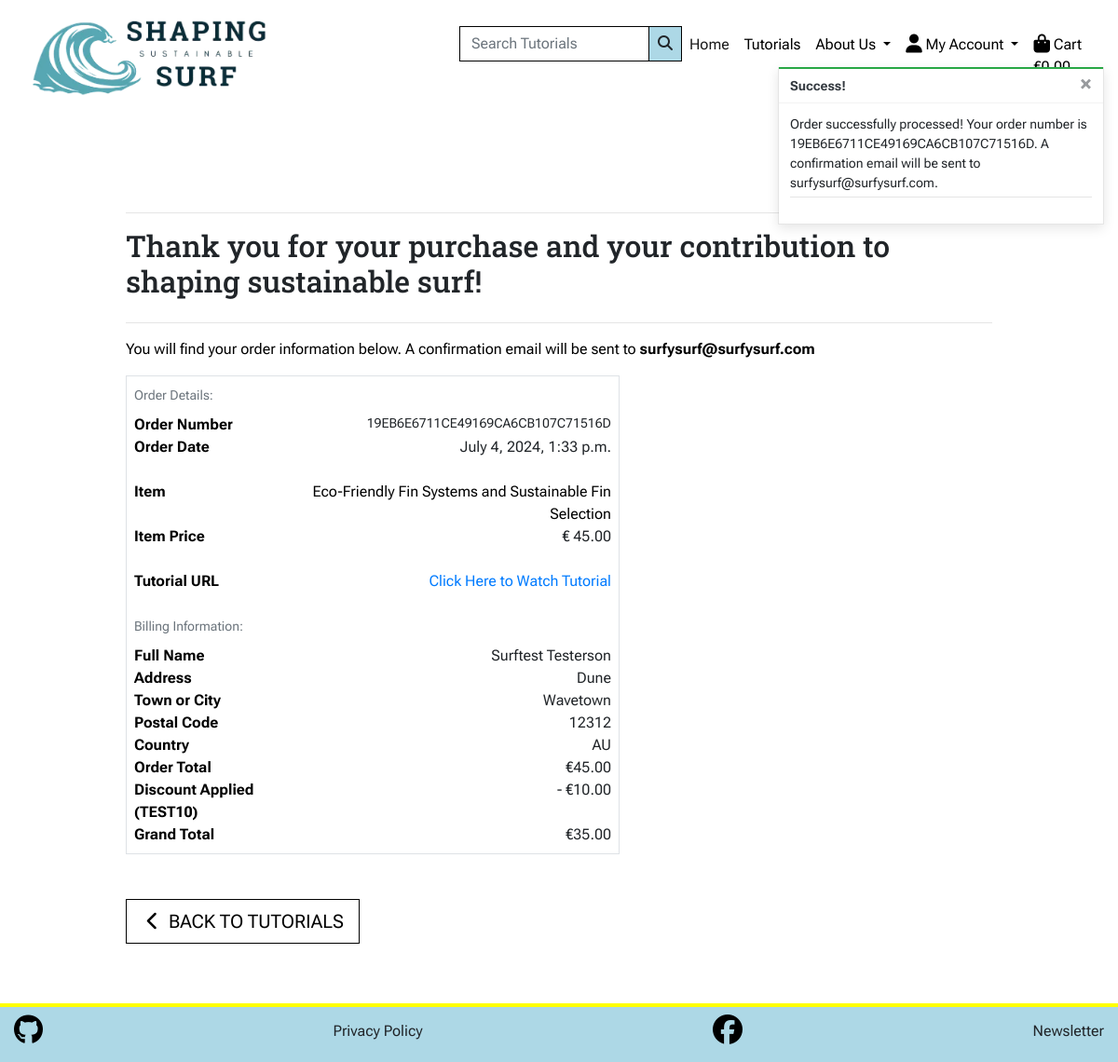
The app's page /checkout/checkout_success/19EB6E6711CE49169CA6CB107C71516D with its own data.
### checkout/models.py (models this page shows, shortened)
class Order(models.Model):
    order_number = models.CharField(max_length=32, null=False, editable=False)
    date = models.DateTimeField(auto_now_add=True)
    order_total = models.DecimalField(
        max_digits=10, decimal_places=2, null=False, default=0
    )
    discount_code = models.ForeignKey(
        DiscountCode, on_delete=models.SET_NULL, null=True, blank=True
    )
    grand_total = models.DecimalField(
        max_digits=10, decimal_places=2, null=False, default=0
    )
    original_cart = models.TextField(null=False, blank=False, default="")
    stripe_pid = models.CharField(max_length=254, null=False, blank=False, default="")
    full_name = models.CharField(max_length=50, null=False, blank=False)
    email = models.EmailField(max_length=254, null=False, blank=False)
    phone_number = models.CharField(max_length=20, null=True, blank=True)
    street_address1 = models.CharField(max_length=80, null=False, blank=False)
    street_address2 = models.CharField(max_length=80, null=True, blank=True)
    postcode = models.CharField(max_length=20, null=True, blank=True)
    town_or_city = models.CharField(max_length=40, null=False, blank=False)
    county = models.CharField(max_length=80, null=True, blank=True)
    country = CountryField(blank_label="Country *", null=False, blank=False)

class OrderItem(models.Model):
    order = models.ForeignKey(Order, related_name="items", on_delete=models.CASCADE)
    product = models.ForeignKey(Product, on_delete=models.SET_NULL, null=True)
    product_name = models.CharField(max_length=255)
    product_price = models.DecimalField(max_digits=6, decimal_places=2)

### products/models.py (models this page shows, shortened)
class Product(models.Model):
    STATUS = [
        ("Draft", "Draft"),
        ("Publish", "Publish"),
    ]
    name = models.CharField(max_length=254)
    category = models.ForeignKey(
        Category, on_delete=models.SET_NULL, null=True, blank=False
    )
    subcategory = models.ForeignKey(
        Subcategory, on_delete=models.SET_NULL, null=True, blank=False
    )
    price = models.DecimalField(max_digits=6, null=True, blank=False, decimal_places=2)
    description = RichTextField(max_length=3000, null=True, blank=False)
    image = ResizedImageField(
        size=[400, None],
        upload_to="sss_products/",
        null=True,
        blank=True,
        quality=75,
        force_format="webp",
    )
    video_url = models.URLField(max_length=254, null=True, blank=True)
    rating = models.DecimalField(max_digits=6, decimal_places=2, null=True, blank=True)
    status = models.CharField(max_length=20, choices=STATUS, default="Draft")

### cart/models.py (models this page shows, shortened)
class DiscountCode(models.Model):
    class Meta:
        verbose_name = "Discount Codes"
        verbose_name_plural = "Discount Codes"
    ACTIVE_CHOICES = [
        ("Yes", "Yes"),
        ("No", "No"),
    ]
    code = models.CharField(max_length=20)
    amount = models.DecimalField(max_digits=5, decimal_places=2)
    active = models.CharField(max_length=3, choices=ACTIVE_CHOICES, default="Yes")

### checkout/views.py (the view)
def checkout_success(request, order_number):
    save_info = request.session.get("save_info")
    order = get_object_or_404(
        Order.objects.select_related("discount_code").prefetch_related(
            Prefetch(
                "items", queryset=OrderItem.objects.select_related("product")
            )
        ),
        order_number=order_number,
    )
    success_message = (
        f"Order successfully processed! "
        f"Your order number is {order_number}. A confirmation "
        f"email will be sent to {order.email}."
    )
    messages.success(request, success_message)
    if "cart" in request.session:
        del request.session["cart"]
    if "discount_code" in request.session:
        del request.session["discount_code"]
    template = "checkout/checkout_success.html"
    context = {
        "order": order,
    }
    return render(request, template, context)

### cart/contexts.py (called while the page is built, shortened)
def cart_contents(request):
    cart_items = []
    total = 0
    product_count = 0
    cart = request.session.get("cart", {})
    discount_code = request.session.get("discount_code")
    discount = None
    discount_amount = 0
    grand_total = total
    context = {
        "cart_items": cart_items,
        "total": total,
        "product_count": product_count,
        "discount": discount,
        "discount_amount": discount_amount,
        "grand_total": grand_total,
    }
    return context

### checkout/templates/checkout/checkout_success.html (shortened to what this page needs)
{% extends "base.html" %}
{% load static %}
{% block extra_css %}
<link rel="stylesheet" href="{% static 'checkout/css/checkout.css' %}">
{% endblock %}
{% block page_header %}
<div class="container header-container">
</div>
{% endblock %}
{% block content %}
<div class="container mb-2">
    <div class="row">
        <div class="col">
            <hr>
            <h2 class="logo-font mb-4">Thank you for your purchase and your contribution to shaping sustainable surf!
            </h2>
            <hr>
            <p class="text-black">You will find your order information below. A confirmation email will be sent to
                <strong>{{ order.email }}</strong>
            </p>
        </div>
    </div>
    <div class="row">
        <div class="col-12 col-lg-7 mb-5">
            <div class="order-confirmation-wrapper p-2 border">
                <div class="row">
                    <div class="col mb-2">
                        <small class="text-muted">Order Details:</small>
                    </div>
                </div>
                <div class="row">
                    <div class="col-12 col-md-4">
                        <p class="mb-0 text-black font-weight-bold">Order Number</p>
                    </div>
                    <div class="col-12 col-md-8 text-md-right">
                        <p class="small mb-0">{{ order.order_number }}</p>
                    </div>
                </div>
                <div class="row">
                    <div class="col-12 col-md-4">
                        <p class="mb-0 text-black font-weight-bold">Order Date</p>
                    </div>
                    <div class="col-12 col-md-8 text-md-right">
                        <p class="mb-0">{{ order.date }}</p>
                    </div>
                </div>
                {% for item in order.items.all %}
                <div class="row mt-4">
                    <div class="col-12 col-md-4">
                        <p class="mb-0 text-black font-weight-bold">Item</p>
                    </div>
                    <div class="col-12 col-md-8 text-md-right">
                        <p class="mb-0 text-black">
                            {{ item.product.name }}
                        </p>
                    </div>
                </div>
                <div class="row">
                    <div class="col-12 col-md-4">
                        <p class="mb-0 text-black font-weight-bold">Item Price</p>
                    </div>
                    <div class="col-12 col-md-8 text-md-right">
                        <p class="mb-0">€ {{ item.product.price }}</p>
                    </div>
                </div>
                {% if item.product and item.product.video_url %}
                <div class="row mb-4 mt-4">
                    <div class="col-12 col-md-4">
                        <p class="mb-0 text-black font-weight-bold">Tutorial URL</p>
                    </div>
                    <div class="col-12 col-md-8 text-md-right">
                        <a href="{{ item.product.video_url }}" target="_blank" rel="noopener noreferrer"
                            aria-label="Opens in a new window">Click Here to Watch Tutorial</a>
                    </div>
                </div>
                {% endif %}
                {% endfor %}
                <div class="row">
                    <div class="col mb-2">
                        <small class="text-muted">Billing Information:</small>
                    </div>
                </div>
                <div class="row">
                    <div class="col-12 col-md-4">
                        <p class="mb-0 text-black font-weight-bold">Full Name</p>
                    </div>
                    <div class="col-12 col-md-8 text-md-right">
                        <p class="mb-0">{{ order.full_name }}</p>
                    </div>
                </div>
                <div class="row">
                    <div class="col-12 col-md-4">
                        <p class="mb-0 text-black font-weight-bold">Address</p>
                    </div>
                    <div class="col-12 col-md-8 text-md-right">
                        <p class="mb-0">{{ order.street_address1 }}</p>
                    </div>
                </div>
                <div class="row">
                    <div class="col-12 col-md-4">
                        <p class="mb-0 text-black font-weight-bold">Town or City</p>
                    </div>
                    <div class="col-12 col-md-8 text-md-right">
                        <p class="mb-0">{{ order.town_or_city }}</p>
                    </div>
                </div>
                {% if order.postcode %}
                <div class="row">
                    <div class="col-12 col-md-4">
                        <p class="mb-0 text-black font-weight-bold">Postal Code</p>
                    </div>
                    <div class="col-12 col-md-8 text-md-right">
                        <p class="mb-0">{{ order.postcode }}</p>
                    </div>
                </div>
                {% endif %}
                <div class="row">
                    <div class="col-12 col-md-4">
                        <p class="mb-0 text-black font-weight-bold">Country</p>
                    </div>
                    <div class="col-12 col-md-8 text-md-right">
                        <p class="mb-0">{{ order.country }}</p>
                    </div>
                </div>
                <div class="row">
                    <div class="col-12 col-md-4">
                        <p class="mb-0 text-black font-weight-bold">Order Total</p>
                    </div>
                    <div class="col-12 col-md-8 text-md-right">
                        <p class="mb-0">€{{ order.order_total }}</p>
                    </div>
                </div>
                {% if order.discount_code %}
                <div class="row">
                    <div class="col-12 col-md-4">
                        <p class="mb-0 text-black font-weight-bold">Discount Applied ({{ order.discount_code.code }})
                        </p>
                    </div>
                    <div class="col-12 col-md-8 text-md-right">
                        <p class="mb-0">- €{{ order.discount_code.amount }}</p>
                    </div>
                </div>
                {% endif %}
                <div class="row">
                    <div class="col-12 col-md-4">
                        <p class="mb-0 text-black font-weight-bold">Grand Total</p>
                    </div>
                    <div class="col-12 col-md-8 text-md-right">
                        <p class="mb-0">€{{ order.grand_total }}</p>
                    </div>
                </div>
            </div>
        </div>
    </div>
    <div class="row">
        <div class="col-12 col-lg-6 mb-5">
            <a href="{% url 'tutorials_list' %}" class="btn btn-outline-black rounded-0 btn-lg mb-2">
                <span class="icon">
                    <i class="fas fa-chevron-left"></i>
                </span>
                <span class="text-uppercase">Back to Tutorials</span>
            </a>
        </div>
    </div>
</div>
{% endblock %}

### static/css/base.css (style rules this page uses)
:root { --blue-box-shadow: 1px -1px 7px 0 rgba(34, 124, 157, 0.75); --black-box-shadow: 1px -1px 7px 0 #4E4A47; }
* { margin: 0; padding: 0; box-sizing: border-box; font-family: "Roboto Flex", sans-serif; }
html, body { height: 100%; }
body { display: flex; flex-direction: column; min-height: 100vh; }
h1, h2, h3, h4, h5, h6 { font-family: "Roboto Slab", sans-serif; }
.icon { align-items: center; display: inline-flex; justify-content: center; height: 1.5rem; width: 1.5rem; }
.btn-outline-black { background: white; color: black !important; border: 1px solid black; }
.text-black { color: #000 !important; }
.header-container { padding-top: 164px; }
@media (min-width: 1200px) { .container { max-width: 80%; } }

### records on screen
Order: email "surfysurf@surfysurf.com", order_number "19EB6E6711CE49169CA6CB107C71516D", date "July 4, 2024, 1:33 p.m.", full_name "Surftest Testerson", street_address1 "Dune", town_or_city "Wavetown", postcode "12312", country "AU", order_total "45.00", discount_code.code "TEST10", discount_code.amount "10.00", grand_total "35.00"
OrderItem: product.name "Eco-Friendly Fin Systems and Sustainable Fin Selection", product.price "45.00"

### other values on screen
{{ message }} "Order successfully processed! Your order number is 19EB6E6711CE49169CA6CB107C71516D. A confirmation email will be sent to surfysurf@surfysurf.com."
